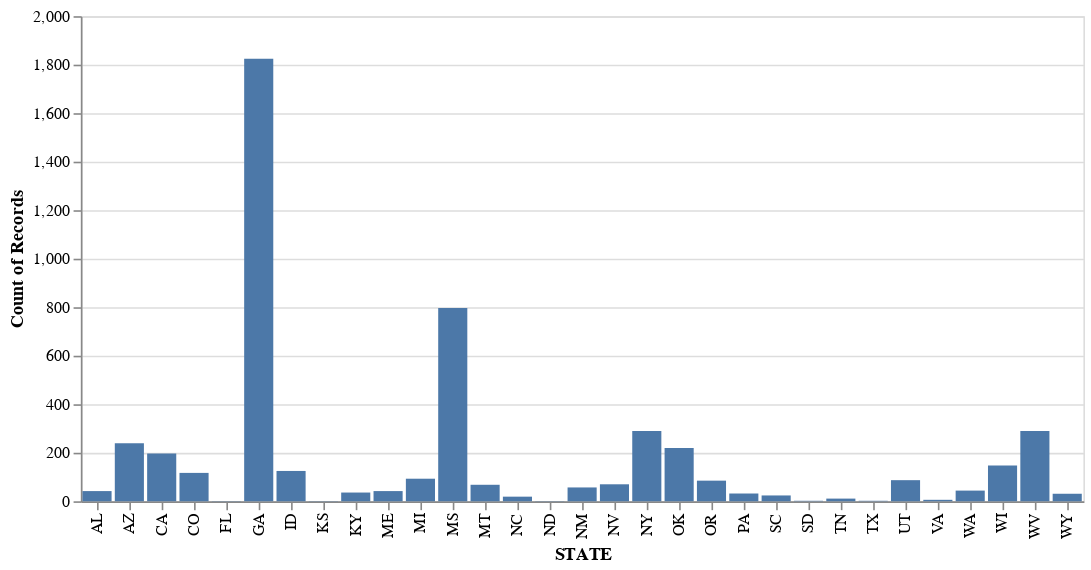

Notebook code cell kept with this figure:
### Code cell
selector = alt.selection_point(name="sel", encodings=["x"])

alt.Chart(fires_df).mark_bar().encode(
    x="STATE",
    y="count()"
).add_params(selector)

### Figure 1 — Vega-Lite specification as saved in the notebook (floating-point values rounded to 4 significant figures; data arrays with more than 128 entries replaced by an {"elided": "..."} marker saying what was removed)
{"$schema": "https://vega.github.io/schema/vega-lite/v5.8.0.json", "config": {"view": {"continuousHeight": 300, "continuousWidth": 300}}, "data": {"name": "data-340a4edc7aba139381fcbe4558c5ac8e"}, "datasets": {"data-340a4edc7aba139381fcbe4558c5ac8e": {"elided": "5000 records"}}, "encoding": {"x": {"field": "STATE", "type": "nominal"}, "y": {"aggregate": "count", "type": "quantitative"}}, "mark": {"type": "bar"}, "params": [{"name": "sel", "select": {"encodings": ["x"], "type": "point"}}]}
